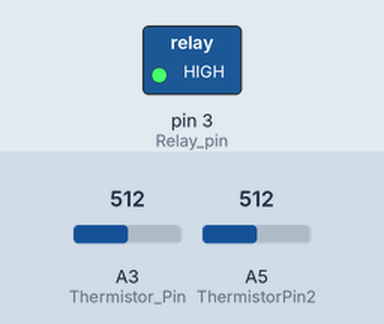
Recording of a sketch running on a simulated Arduino Uno, built with avr-gcc and run on an emulated ATmega328P. Parts: switched loads named in the sketch (green lamp = pin HIGH). Dashed ring = blinking. Inputs (shaded band) come from the test bench; at power-on: A3 (Thermistor_Pin) = 512, A5 (ThermistorPin2) = 512. What the sketch prints to the serial monitor is not drawn.

Above: at 2.8 s.
2.9 s: A3 (Thermistor_Pin) set to 658
6.4 s: A3 (Thermistor_Pin) set to 689
10.5 s: A5 (ThermistorPin2) set to 659
14.0 s: A5 (ThermistorPin2) set to 684
Timing chart, 0 to 18.5 s (numbered marks = the images above; inputs shaded):
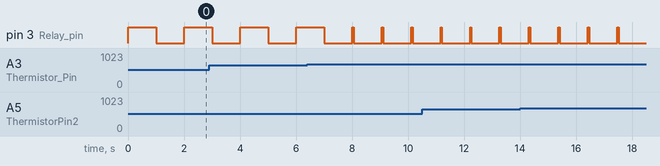

Measured:
- after the input at 6.4 s, pin 3 (Relay_pin): alternates HIGH for 0.05 s and LOW for 1.0 s, starting after 1.7 s
- by itself, pin 3 (Relay_pin): alternates HIGH for 1.0 s and LOW for 1.0 s

The sketch:

SEC_CODE.ino
```cpp
//CODE TO OPERATE THE SYRINGE ELECTROMAGNETIC CONTROLLER (SEC)

// Define thermistor parameters
#define RT0 5000   // Ω
#define B 3950     // K

// Define input & output pins
int Relay_pin = 3;
int Thermistor_Pin = A3;

int WAIT_LONG = 1000;
int WAIT_SHORT = 50;

float T_SET = 36.5;
int WAIT_BAT;
float Vrt, Vr, Vcc;
float R = 4700;
float logRT, RT, T, Tc, T0;

int ThermistorPin2 = A5;
float Vrt2, Vr2;
float logRT2, RT2, T2, Tc2, T02;

void setup() {
  Serial.begin(9600);
  pinMode(Relay_pin, OUTPUT);
  Vcc = 3.3;
  T0 = 25 + 273.15;
}

void loop() {

  Vrt = analogRead(Thermistor_Pin);
  Vrt = Vrt * 5 / 1023;
  Vr = Vcc - Vrt;
  RT = Vrt / (Vr / R);

  logRT = log(RT/RT0);
  Tc = 1/( (1/T0) + (logRT/B) ); //Temperature from thermistor
  Tc =  Tc - 273.15;                 //Conversion to Celsius


  Vrt2 = analogRead(ThermistorPin2);
  Vrt2 = Vrt2 * 5 / 1023;
  Vr2 = 3.3 - Vrt2;
  RT2 = Vrt2 / (Vr2 / R);

  logRT2 = log(RT2/RT0);
  Tc2 = 1/( (1/T0) + (logRT2/B) ); //Temperature from thermistor
  Tc2 =  Tc2 - 273.15+3;                 //Conversion to Celsius

  Serial.println("Temperature: ");
  Serial.print(Tc);
  Serial.print("        ");
  Serial.println(Tc2);

  digitalWrite(Relay_pin, HIGH); // Currently no stepper motor movement
  if (Tc<T_SET) {
   delay(WAIT_LONG);          //Wait 1000 milliseconds (1 second) before moving again
  }
  else {
   delay(WAIT_SHORT);         //Wait 1000 milliseconds (1 second) before moving again
  }
  digitalWrite(Relay_pin, LOW);  // Currently no stepper motor movement
  delay(WAIT_LONG);          //Wait 1000 milliseconds (1 second) before moving again


}
```
